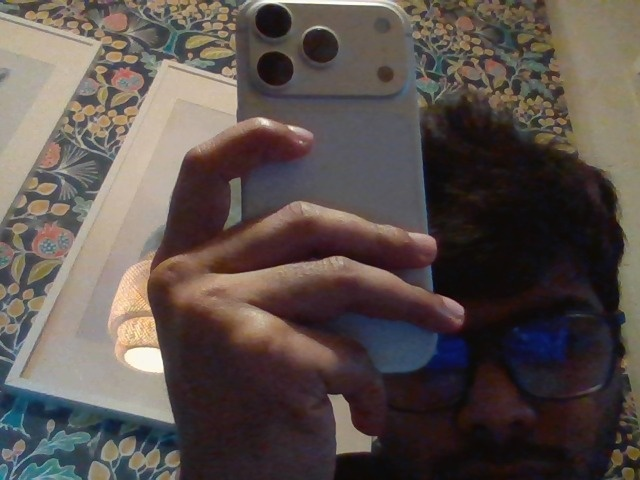
#> input picture iphone_snap.jpg, 640 x 480 px
$ python -i frames.py   (imports and definitions only)
#> lines starting #> are read from the running program, lines starting #| are printed output that depends on the picture
"""Frame triage for the live camera feed (Pillow + imagehash pHash).

Two jobs, both keep the expensive vision call (identify → Qwen) cheap:

- `select_best_frames` — *within a burst*, keep the sharpest, mutually-distinct frame(s)
  (pHash dedup). This is what `identify` sends to the VLM.
- `FrameGate` — *across the continuous feed* (the hot-path loop), decide whether a new frame is a
  **meaningful change** vs the last one we processed, so the VLM only fires when the view actually
  changes. Holds a rolling reference + a hard rate cap. Customer holds still → zero VLM calls; moves
  to a new part → one call. Stateful, one per `SupportSession`. The realtime loop (05) drives it
  before calling `identify`.
"""

from __future__ import annotations

import io
import time

import imagehash
from PIL import Image, ImageFilter, ImageStat


def _load(b: bytes) -> Image.Image:
    return Image.open(io.BytesIO(b)).convert("RGB")


def sharpness(img: Image.Image) -> float:
    """Variance of an edge-filtered grayscale image — higher = sharper, less motion blur."""
    edges = img.convert("L").filter(ImageFilter.FIND_EDGES)
    return float(ImageStat.Stat(edges).var[0])


def phash(img: Image.Image) -> imagehash.ImageHash:
    """64-bit perceptual (DCT) hash. `a - b` gives the Hamming distance (0 = identical)."""
    return imagehash.phash(img)


def select_best_frames(frames: list[bytes], k: int = 2, dedup_distance: int = 8) -> list[bytes]:
    """Return up to `k` sharpest, mutually-distinct frames (sharpest first)."""
    if not frames:
        return []
    scored: list[tuple[float, imagehash.ImageHash, bytes]] = []
    for b in frames:
        try:
            img = _load(b)
        except Exception:
            continue                       # skip unreadable frames
        scored.append((sharpness(img), phash(img), b))
    scored.sort(key=lambda t: t[0], reverse=True)   # sharpest first

    picked: list[tuple[imagehash.ImageHash, bytes]] = []
    for _, h, b in scored:
        if any((h - ph) < dedup_distance for ph, _ in picked):
            continue                       # near-duplicate of an already-picked frame
        picked.append((h, b))
        if len(picked) >= k:
            break
    return [b for _, b in picked]


class FrameGate:
    """Across-time change gate for the continuous camera feed.

    `should_process(frame)` returns True only when the frame is a **meaningful change** vs the last
    accepted frame (pHash Hamming ≥ `change_distance`) **and** at least `min_interval_s` has passed
    since the last accept (rate cap). This stops redundant VLM calls while the customer holds the
    camera roughly still, and bounds call frequency when they move a lot.
    """

    def __init__(self, change_distance: int = 10, min_interval_s: float = 0.5):
        self.change_distance = change_distance
        self.min_interval_s = min_interval_s
        self._ref: imagehash.ImageHash | None = None
        self._last_accept: float = float("-inf")   # so the first frame always passes the rate cap

    def should_process(self, frame: bytes, *, now: float | None = None) -> bool:
        now = time.monotonic() if now is None else now
        if now - self._last_accept < self.min_interval_s:
            return False                           # rate cap
        try:
            h = phash(_load(frame))
        except Exception:
            return False                           # unreadable → skip
        if self._ref is not None and (h - self._ref) < self.change_distance:
            return False                           # view hasn't meaningfully changed
        self._ref = h
        self._last_accept = now
        return True

    def reset(self) -> None:
        self._ref = None
        self._last_accept = float("-inf")

>>> import cv2
>>> picture = cv2.imread('../../../iphone_snap.jpg', cv2.IMREAD_GRAYSCALE)
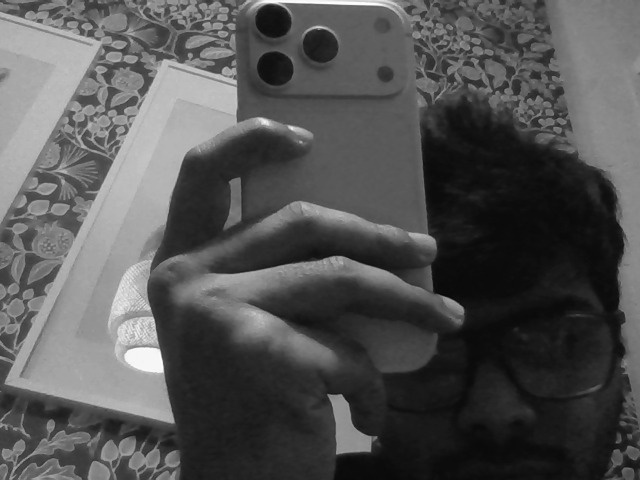
#> picture: shape (480, 640); min 3, max 255, mean 82.6
>>> result = select_best_frames(picture)
#> (the run stopped early here; a loop or call above may not have finished)
